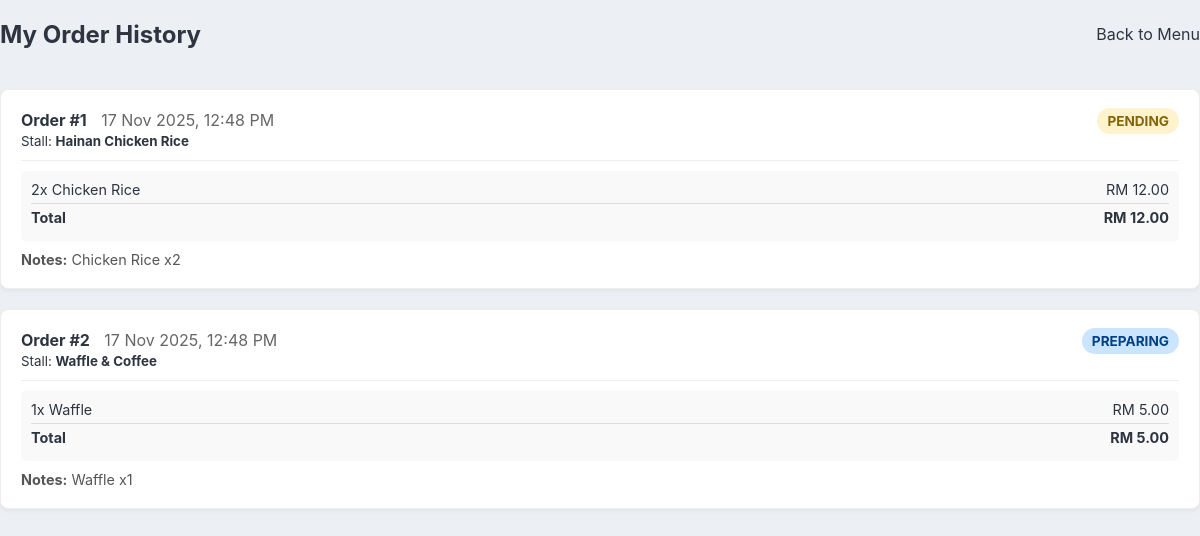
Page /pages/view_my_order.php (signed in) on the earlier database version.
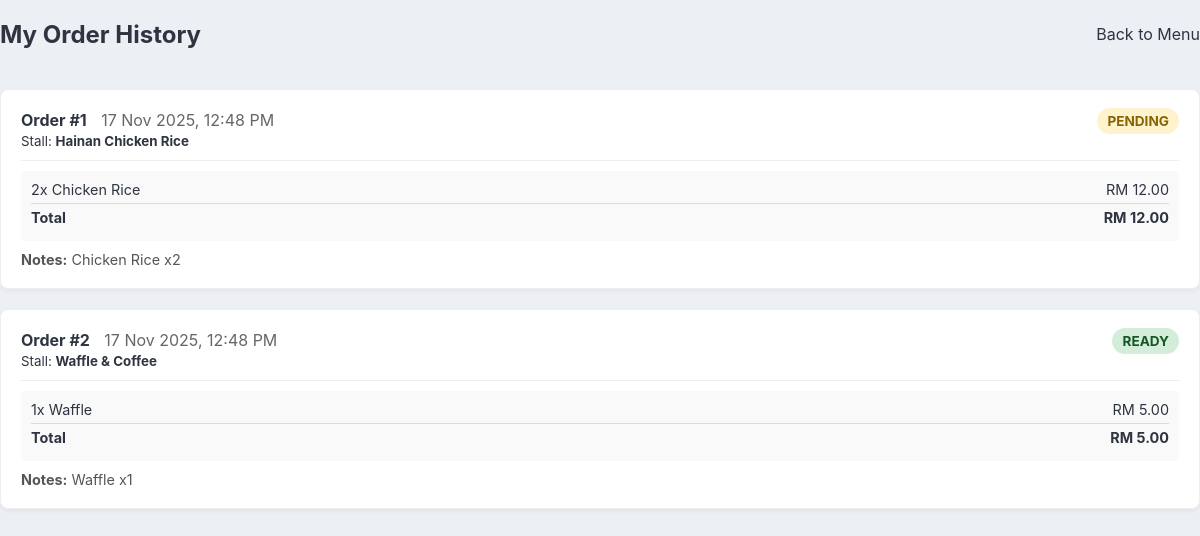
Same page on the later database version.
### tables this page shows
CREATE TABLE `orders` (
  `OrderId` int(11) NOT NULL,
  `PaymentId` int(11) NOT NULL,
  `UserId` int(11) NOT NULL,
  `StallId` int(11) NOT NULL,
  `Status` enum('pending','preparing','ready','cancelled') NOT NULL DEFAULT 'pending',
  `Notes` text DEFAULT NULL,
  `CreatedAt` datetime NOT NULL DEFAULT current_timestamp()
);

CREATE TABLE `stalls` (
  `StallId` int(11) NOT NULL,
  `StaffId` int(11) NOT NULL,
  `StallName` varchar(100) NOT NULL,
  `Description` text DEFAULT NULL,
  `IsAvailable` tinyint(1) NOT NULL DEFAULT 1,
  `CreatedAt` datetime NOT NULL DEFAULT current_timestamp(),
  `LogoUrl` varchar(255) DEFAULT NULL
);

### pages/view_my_order.php (the view, shortened to what this page needs)
<?php
include '../configs/db.php';
$userId = $_SESSION['user_id'];
$sql = "SELECT o.OrderId, o.Status as OrderStatus, o.CreatedAt, o.Notes,
               s.StallName,
               p.Status as PaymentStatus, p.TotalAmount as PaymentTotal
        FROM orders o
        JOIN stalls s ON o.StallId = s.StallId
        JOIN payments p ON o.PaymentId = p.PaymentId
        WHERE o.UserId = :uid
        ORDER BY o.CreatedAt DESC";
$stmt = $db->prepare($sql);
$stmt->execute([':uid' => $userId]);
$orders = $stmt->fetchAll(PDO::FETCH_ASSOC);
?>
<!DOCTYPE html>
<html lang="en">
<head>
    <link rel="stylesheet" href="../assets/css/app.css">
</head>
<body>
    <div class="container">
        <div style="display:flex; justify-content:space-between; align-items:center; margin-bottom:20px;">
            <h2>My Order History</h2>
            <a href="menu.php" class="btn btn-primary">Back to Menu</a>
        </div>
        <?php if (empty($orders)): ?>
            <p>You haven't ordered anything yet.</p>
        <?php else: ?>
            <?php foreach ($orders as $order):
                $sqlItems = "SELECT ol.Quantity, ol.Subtotal, pr.ProductName
                             FROM orderitems ol
                             JOIN products pr ON ol.ProductId = pr.ProductId
                             WHERE ol.OrderId = :oid";
                $stmtItem = $db->prepare($sqlItems);
                $stmtItem->execute([':oid' => $order['OrderId']]);
                $items = $stmtItem->fetchAll(PDO::FETCH_ASSOC);
                $orderTotal = 0;
                foreach($items as $i) $orderTotal += $i['Subtotal'];
            ?>
                <div class="order-card">
                    <div class="order-header">
                        <div>
                            <strong>Order #<?php echo $order['OrderId']; ?></strong>
                            <span style="color:#666; margin-left:10px;">
                                <?php echo date('d M Y, h:i A', strtotime($order['CreatedAt'])); ?>
                            </span>
                            <br>
                            <small>Stall: <strong><?php echo htmlspecialchars($order['StallName']); ?></strong></small>
                        </div>
                        <div style="text-align:right;">
                            <span class="status-badge status-<?php echo strtolower($order['OrderStatus']); ?>">
                                <?php echo $order['OrderStatus']; ?>
                            </span>
                        </div>
                    </div>
                    <div class="item-list">
                        <?php foreach ($items as $item): ?>
                            <div class="item-row">
                                <span><?php echo $item['Quantity']; ?>x <?php echo htmlspecialchars($item['ProductName']); ?></span>
                                <span>RM <?php echo number_format($item['Subtotal'], 2); ?></span>
                            </div>
                        <?php endforeach; ?>
                        <div class="item-row" style="border-top:1px solid #ddd; margin-top:5px; padding-top:5px; font-weight:bold;">
                            <span>Total</span>
                            <span>RM <?php echo number_format($orderTotal, 2); ?></span>
                        </div>
                    </div>
                    <?php if(!empty($order['Notes'])): ?>
                        <div style="margin-top:10px; font-size:0.9em; color:#555;">
                            <strong>Notes:</strong> <?php echo htmlspecialchars($order['Notes']); ?>
                        </div>
                    <?php endif; ?>
                </div>
            <?php endforeach; ?>
        <?php endif; ?>
    </div>
</body>
</html>

Differences in the rows shown:
changed orders "Waffle x1": Status "PREPARING" → "READY"
